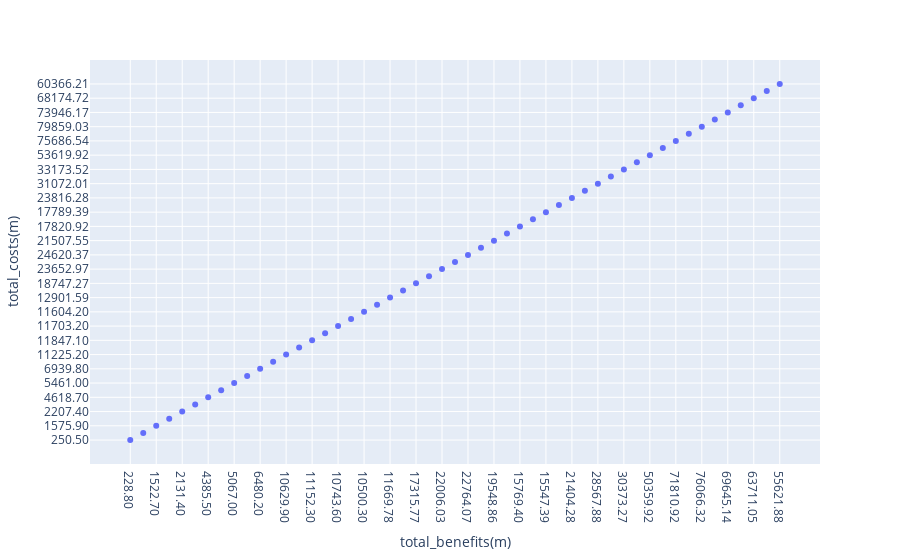

Notebook source saved alongside this figure:
### Markdown cell above
- Create a scatterplot to show the relationship bewtween the total benefits and total costs

### Code cell
import plotly.express as px

fig = px.scatter(snap_history, x="total_benefits(m)", y="total_costs(m)")
fig.show()

### Figure 1 — Plotly figure (JSON) as saved in the notebook; plotly's stock layout.template omitted (floating-point values rounded to 4 significant figures)
{"data": [{"hovertemplate": "total_benefits(m)=%{x}<br>total_costs(m)=%{y}<extra></extra>", "legendgroup": "", "marker": {"color": "#636efa", "symbol": "circle"}, "mode": "markers", "name": "", "orientation": "v", "showlegend": false, "type": "scatter", "x": ["228.80", "549.70", "1522.70", "1797.30", "2131.40", "2718.30", "4385.50", "5326.50", "5067.00", "5139.20", "6480.20", "8720.90", "10629.90", "10208.30", "11152.30", "10696.10", "10743.60", "10605.20", "10500.30", "11149.10", "11669.78", "14142.79", "17315.77", "20905.68", "22006.03", "22748.58", "22764.07", "22440.11", "19548.86", "16890.49", "15769.40", "14983.32", "15547.39", "18256.20", "21404.28", "24618.89", "28567.88", "30187.35", "30373.27", "34608.40", "50359.92", "64702.16", "71810.92", "74619.34", "76066.32", "69998.84", "69645.14", "66539.27", "63711.05", "60916.85", "55621.88"], "xaxis": "x", "y": ["250.50", "576.90", "1575.90", "1866.70", "2207.40", "2837.50", "4618.70", "5685.50", "5461.00", "5519.70", "6939.80", "9206.50", "11225.20", "10836.70", "11847.10", "11578.80", "11703.20", "11638.40", "11604.20", "12316.80", "12901.59", "15447.26", "18747.27", "22462.34", "23652.97", "24493.45", "24620.37", "24330.99", "21507.55", "18988.32", "17820.92", "17054.02", "17789.39", "20637.02", "23816.28", "27099.03", "31072.01", "32903.06", "33173.52", "37639.64", "53619.92", "68283.47", "75686.54", "78411.10", "79859.03", "74060.33", "73946.17", "70913.55", "68174.72", "65446.40", "60366.21"], "yaxis": "y"}], "layout": {"legend": {"tracegroupgap": 0}, "margin": {"t": 60}, "xaxis": {"anchor": "y", "domain": [0, 1], "title": {"text": "total_benefits(m)"}}, "yaxis": {"anchor": "x", "domain": [0, 1], "title": {"text": "total_costs(m)"}}}}
